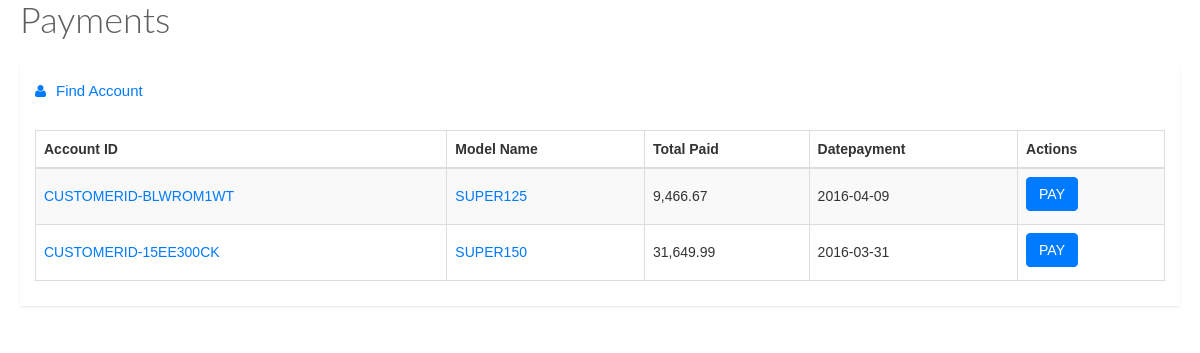
The page /payments.php on the database as committed earlier.
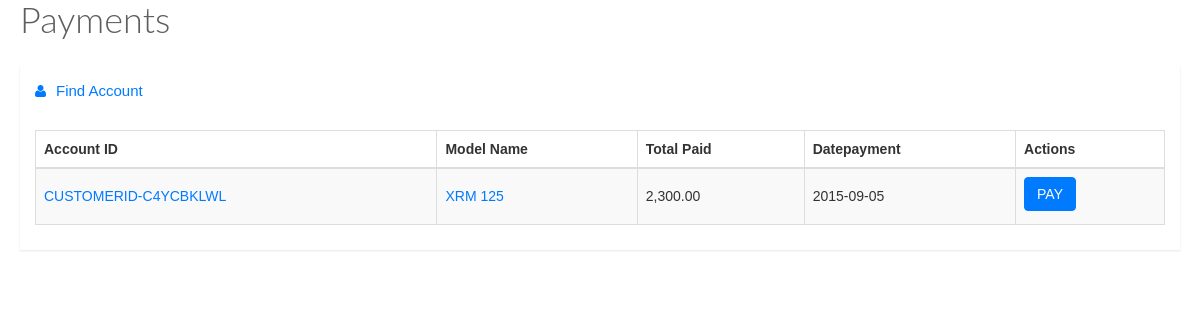
The same page on the database as committed later.
### tables this page shows
CREATE TABLE IF NOT EXISTS `accounts` (
  `id` int(11) NOT NULL,
  `account_id` varchar(100) NOT NULL,
  `model_id` varchar(100) NOT NULL,
  `status` varchar(100) NOT NULL,
  `terms` varchar(100) NOT NULL,
  `monthly_installment` decimal(10,2) NOT NULL,
  `totalpaid` decimal(10,2) NOT NULL,
  `deposit` decimal(10,2) NOT NULL,
  `rebate` decimal(10,2) NOT NULL,
  `contract_price` decimal(10,2) NOT NULL,
  `months` int(11) NOT NULL,
  `datepayment` date NOT NULL,
  `downpayment` double(10,2) NOT NULL
);

CREATE TABLE IF NOT EXISTS `stocks` (
  `model_id` int(11) NOT NULL,
  `category_name` varchar(30) NOT NULL,
  `model_name` varchar(30) NOT NULL,
  `price` decimal(10,2) NOT NULL,
  `downpayment` decimal(10,2) NOT NULL,
  `color` varchar(100) NOT NULL,
  `engine_number` varchar(30) NOT NULL,
  `chassis` varchar(30) NOT NULL,
  `status` varchar(100) NOT NULL,
  `branch` varchar(100) NOT NULL
);

### payments.php (the view, shortened to what this page needs)
<link href="stylesheets/bootstrap.min.css" media="all" rel="stylesheet" type="text/css" />
    <link href="stylesheets/font-awesome.min.css" media="all" rel="stylesheet" type="text/css" />
    <link href="stylesheets/datatables.css" media="all" rel="stylesheet" type="text/css" />
    <link href="stylesheets/style.css" media="all" rel="stylesheet" type="text/css" />
     <link href="stylesheets/jquery.fancybox.css" media="all" rel="stylesheet" type="text/css" />
    <script src="javascripts/respond.js" type="text/javascript"></script> <div class="animated fadeInDown">
        <div class="page-title">
          <h1>
          </h1>
        </div>
        <div class="row">
          <div class="col-lg-12">
            <div class="widget-container fluid-height clearfix">
              <div class="heading">
                <i class="fa fa-user"></i>Find Account
              </div>
              <div class="widget-content padded clearfix">
                <table class="table table-bordered table-striped" id="dataTable1">
                  <thead>
                    <th>
                      Account ID
                    </th>
                    <th class="hidden-xs">
                      Model Name
                    </th>
                    <th>
                      Total Paid
                    </th>
                    <th>
                      Datepayment
                    </th>
                    <th class="hidden-xs">
                      Actions
                    </th>
                  </thead>
                  <tbody>
                 <?php
                        include 'db/connection.php';
                        $models = $dbConn->query("SELECT * FROM accounts where status != 'open' ");
                        while ($get_models= $models->fetch(PDO::FETCH_ASSOC))
                        {
                        ?>
                          <tr>
                                <td>
                                <a class="fancybox" href="#<?php echo $get_models['account_id']; ?>"><?php echo $get_models['account_id']; ?></a>
                                </td>
                                <td>
                                          <a style="text-transform:uppercase;" href="#<?php echo $get_models['model_id'];?>" class="fancybox">
                                <?php $getmod = $dbConn->query("SELECT * FROM stocks where model_id = '".$get_models['model_id']."' ");
                                  $dismod = $getmod->fetch(PDO::FETCH_ASSOC);
                                  echo $dismod['model_name'];
                                    ?>
                                          </a>
                                </td>
                                <td><?php echo number_format($get_models['totalpaid'],2);?></td>
                                <td><?php echo $get_models['datepayment'];?></td>
                                 <td>
                                 <?php if ($get_models['terms'] == $get_models['months'])
                                 {
                                  echo "FULLY PAID";
                                 }
                                 else{
                                 ?>
                                 <span class="btn btn-primary" id="edit_payments" href="javascript:void(0);" data-accounts="<?php echo $get_models['account_id']; ?>">PAY</span></td>
                          </tr>
                        <?php
                      }
                        }
                        ?>
                  </tbody>
                </table>
              </div>
            </div>
          </div>
        </div>
        </div>

Rows that differ between the two databases and show on the page:
removed accounts: account "CUSTOMERID-15EE300CK", stocks.model_name "SUPER150", totalpaid "31,649.99", datepayment "2016-03-31"
changed accounts: account "CUSTOMERID-BLWROM1WT" → "CUSTOMERID-C4YCBKLWL"; stocks.model_name "SUPER125" → "XRM 125"; totalpaid "9,466.67" → "2,300.00"; datepayment "2016-04-09" → "2015-09-05"
